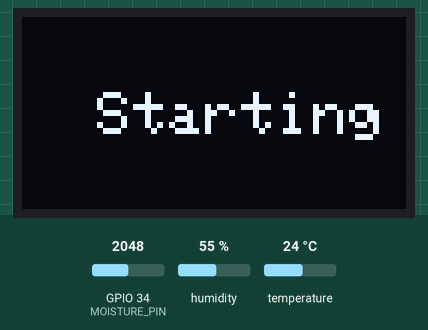
Recording of a sketch running on a simulated ESP32. Shown: 128×64 one-colour display. Inputs (shaded band) come from the test bench; at power-on: GPIO 34 (MOISTURE_PIN) = 2048, humidity 55 %, temperature 24 °C (analog values on the 0–4095 scale). WiFi joins after 1.5 s; servers stay silent unless stated; no MQTT or app messages arrive unless stated; what the sketch prints to the serial monitor is not drawn.

Above: at 0.1 s.
At 2.8 s:
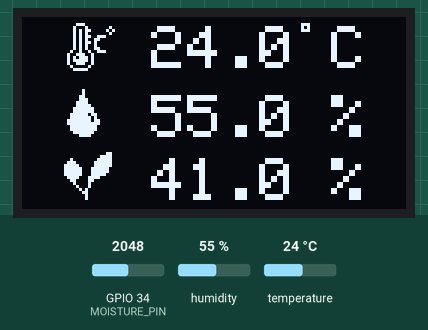

The sketch:

plantmonitor_ESP32.ino
```cpp
#include <WiFi.h>
#include <PubSubClient.h>

#include <Wire.h>
#include <Adafruit_GFX.h>
#include <Adafruit_SSD1306.h>
#include <Adafruit_AHTX0.h>

#include <math.h>

// =====================================================
// OLED
// =====================================================

#define SCREEN_WIDTH 128
#define SCREEN_HEIGHT 64
#define OLED_ADDR 0x3C

#define SDA_PIN 21
#define SCL_PIN 22

Adafruit_SSD1306 display(
  SCREEN_WIDTH,
  SCREEN_HEIGHT,
  &Wire,
  -1
);

// =====================================================
// AHT10
// =====================================================

#define AHT_ADDR 0x38

Adafruit_AHTX0 aht;

bool ahtConnected = false;

// =====================================================
// YL-69
// =====================================================

#define MOISTURE_PIN 34

// Calibration:
// 4095 = 0%
// 600  = 70%
// 200  = 100%

const int DRY_VALUE = 4095;
const int SEVENTY_PERCENT_VALUE = 600;
const int WET_VALUE = 200;

// =====================================================
// Wi-Fi
// =====================================================

const char* WIFI_SSID = "YOUR_WIFI_SSID";
const char* WIFI_PASSWORD = "YOUR_WIFI_PASSWORD";

// =====================================================
// MQTT
// =====================================================

const char* MQTT_SERVER = "87.248.155.166";
const int MQTT_PORT = 1883;

const char* MQTT_USER = "django";
const char* MQTT_PASS = "YOUR_MQTT_PASSWORD";

const char* MQTT_TOPIC = "plant/1/reading";

WiFiClient espClient;
PubSubClient mqtt(espClient);

// =====================================================
// Lopaka icons
// =====================================================

static const unsigned char PROGMEM image_paint_5_bits[] = {
  0xe0, 0xa0, 0xe0
};

static const unsigned char PROGMEM image_plant_bits[] = {
  0x00, 0x03,
  0x00, 0x0f,
  0x20, 0x1f,
  0x70, 0x3f,
  0xf8, 0x3f,
  0xfc, 0x7e,
  0xfc, 0x7e,
  0xfc, 0x7c,
  0x78, 0xf0,
  0x30, 0xc0,
  0x10, 0x80,
  0x08, 0x80,
  0x05, 0x00,
  0x03, 0x00,
  0x01, 0x00,
  0x01, 0x00
};

static const unsigned char PROGMEM image_weather_humidity_bits[] = {
  0x04, 0x00,
  0x04, 0x00,
  0x0c, 0x00,
  0x0e, 0x00,
  0x1e, 0x00,
  0x1f, 0x00,
  0x3f, 0x80,
  0x3f, 0x80,
  0x7e, 0xc0,
  0x7f, 0x40,
  0xff, 0x60,
  0xff, 0xe0,
  0x7f, 0xc0,
  0x7f, 0xc0,
  0x3f, 0x80,
  0x0f, 0x00
};

static const unsigned char PROGMEM image_weather_temperature_bits[] = {
  0x1c, 0x00,
  0x22, 0x02,
  0x2b, 0x05,
  0x2a, 0x02,
  0x2b, 0x38,
  0x2a, 0x60,
  0x2b, 0x40,
  0x2a, 0x40,
  0x2a, 0x60,
  0x49, 0x38,
  0x9c, 0x80,
  0xae, 0x80,
  0xbe, 0x80,
  0x9c, 0x80,
  0x41, 0x00,
  0x3e, 0x00
};

// =====================================================
// Moisture percentage
// =====================================================

float moisturePercent(int raw)
{
  // 4095 = 0%
  if (raw >= DRY_VALUE)
    return 0.0;

  // 200 = 100%
  if (raw <= WET_VALUE)
    return 100.0;

  // 600 to 4095 = 70% to 0%
  if (raw >= SEVENTY_PERCENT_VALUE)
  {
    return (4095.0 - raw) *
           70.0 /
           (4095.0 - 600.0);
  }

  // 200 to 600 = 100% to 70%
  return 70.0 +
         (600.0 - raw) *
         30.0 /
         (600.0 - 200.0);
}

// =====================================================
// Draw Lopaka-style screen
// =====================================================

void drawScreen(
  float temperature,
  float humidity,
  float moisture,
  bool ahtOK,
  bool moistureOK
)
{
  display.clearDisplay();

  // ---------------------------------------------------
  // Temperature icon
  // ---------------------------------------------------

  display.drawBitmap(
    15,
    2,
    image_weather_temperature_bits,
    16,
    16,
    1
  );

  // ---------------------------------------------------
  // Humidity icon
  // ---------------------------------------------------

  display.drawBitmap(
    15,
    24,
    image_weather_humidity_bits,
    11,
    16,
    1
  );

  // ---------------------------------------------------
  // Plant icon
  // ---------------------------------------------------

  display.drawBitmap(
    14,
    45,
    image_plant_bits,
    16,
    16,
    1
  );

  // ---------------------------------------------------
  // Text settings
  // ---------------------------------------------------

  display.setTextColor(SSD1306_WHITE);
  display.setTextSize(2);
  display.setTextWrap(false);

  // ---------------------------------------------------
  // Temperature
  // ---------------------------------------------------

  char temperatureText[20];

  if (ahtOK)
  {
    snprintf(
      temperatureText,
      sizeof(temperatureText),
      "%.1f C",
      temperature
    );
  }
  else
  {
    snprintf(
      temperatureText,
      sizeof(temperatureText),
      "--- C"
    );
  }

  display.setCursor(43, 3);
  display.print(temperatureText);

  // ---------------------------------------------------
  // Tiny paint/degree-style icon
  // ---------------------------------------------------

  display.drawBitmap(
    93,
    2,
    image_paint_5_bits,
    3,
    3,
    1
  );

  // ---------------------------------------------------
  // Humidity
  // ---------------------------------------------------

  char humidityText[20];

  if (ahtOK)
  {
    snprintf(
      humidityText,
      sizeof(humidityText),
      "%.1f %%",
      humidity
    );
  }
  else
  {
    snprintf(
      humidityText,
      sizeof(humidityText),
      "--- %%"
    );
  }

  display.setCursor(43, 26);
  display.print(humidityText);

  // ---------------------------------------------------
  // Soil moisture
  // ---------------------------------------------------

  char moistureText[20];

  if (moistureOK)
  {
    snprintf(
      moistureText,
      sizeof(moistureText),
      "%.1f %%",
      moisture
    );
  }
  else
  {
    snprintf(
      moistureText,
      sizeof(moistureText),
      "--- %%"
    );
  }

  display.setCursor(43, 47);
  display.print(moistureText);

  // ---------------------------------------------------
  // Show screen
  // ---------------------------------------------------

  display.display();
}

// =====================================================
// Wi-Fi connection
// =====================================================

void connectWiFi()
{
  if (WiFi.status() == WL_CONNECTED)
    return;

  Serial.print("Connecting to Wi-Fi");

  WiFi.begin(
    WIFI_SSID,
    WIFI_PASSWORD
  );

  int attempts = 0;

  while (
    WiFi.status() != WL_CONNECTED &&
    attempts < 30
  )
  {
    delay(500);

    Serial.print(".");

    attempts++;
  }

  Serial.println();

  if (WiFi.status() == WL_CONNECTED)
  {
    Serial.println("Wi-Fi connected!");

    Serial.print("ESP32 IP: ");
    Serial.println(WiFi.localIP());
  }
  else
  {
    Serial.println("Wi-Fi connection failed.");
  }
}

// =====================================================
// MQTT connection
// =====================================================

void connectMQTT()
{
  if (mqtt.connected())
    return;

  Serial.print("Connecting to MQTT...");

  String clientID =
    "ESP32-Plant-" +
    String(
      (uint32_t)ESP.getEfuseMac(),
      HEX
    );

  if (mqtt.connect(clientID.c_str(), MQTT_USER, MQTT_PASS))
  {
    Serial.println("connected!");
  }
  else
  {
    Serial.print("MQTT failed, state = ");
    Serial.println(mqtt.state());
  }
}

// =====================================================
// Setup
// =====================================================

void setup()
{
  Serial.begin(115200);

  // -----------------------------------------
  // I2C
  // -----------------------------------------

  Wire.begin(
    SDA_PIN,
    SCL_PIN
  );

  // -----------------------------------------
  // OLED
  // -----------------------------------------

  if (!display.begin(
        SSD1306_SWITCHCAPVCC,
        OLED_ADDR))
  {
    Serial.println("OLED not found!");

    while (true)
    {
      delay(1000);
    }
  }

  display.clearDisplay();
  display.setTextColor(SSD1306_WHITE);

  display.setTextSize(2);
  display.setTextWrap(false);
  display.setCursor(25, 25);
  display.print("Starting");

  display.display();

  // -----------------------------------------
  // AHT10
  // -----------------------------------------

  if (aht.begin())
  {
    ahtConnected = true;

    Serial.println("AHT10 connected!");
  }
  else
  {
    ahtConnected = false;

    Serial.println("AHT10 not connected!");
  }

  // -----------------------------------------
  // YL-69
  // -----------------------------------------

  analogReadResolution(12);

  // -----------------------------------------
  // Wi-Fi
  // -----------------------------------------

  connectWiFi();

  // -----------------------------------------
  // MQTT
  // -----------------------------------------

  mqtt.setServer(
    MQTT_SERVER,
    MQTT_PORT
  );

  connectMQTT();

  delay(1000);
}

// =====================================================
// Loop
// =====================================================

void loop()
{
  // ===================================================
  // Maintain Wi-Fi
  // ===================================================

  if (WiFi.status() != WL_CONNECTED)
  {
    connectWiFi();
  }

  // ===================================================
  // Maintain MQTT
  // ===================================================

  if (WiFi.status() == WL_CONNECTED)
  {
    if (!mqtt.connected())
    {
      connectMQTT();
    }

    mqtt.loop();
  }

  // ===================================================
  // AHT10
  // ===================================================

  float temperature = NAN;
  float humidity = NAN;

  if (ahtConnected)
  {
    sensors_event_t humidityEvent;
    sensors_event_t temperatureEvent;

    aht.getEvent(
      &humidityEvent,
      &temperatureEvent
    );

    temperature =
      temperatureEvent.temperature;

    humidity =
      humidityEvent.relative_humidity;

    if (
      isnan(temperature) ||
      isnan(humidity)
    )
    {
      ahtConnected = false;

      Serial.println(
        "AHT10 read failed!"
      );
    }
  }

  // ===================================================
  // YL-69
  // ===================================================

  int rawMoisture =
    analogRead(MOISTURE_PIN);

  bool moistureConnected =
    rawMoisture > 5;

  float moisture = 0.0;

  if (moistureConnected)
  {
    moisture =
      moisturePercent(rawMoisture);
  }

  // ===================================================
  // SERIAL MONITOR
  // ===================================================

  Serial.println();
  Serial.println("--------------------");

  if (ahtConnected)
  {
    Serial.print("Temperature: ");
    Serial.print(temperature, 1);
    Serial.println(" C");

    Serial.print("Humidity: ");
    Serial.print(humidity, 1);
    Serial.println(" %");
  }
  else
  {
    Serial.println("Temperature: ---");
    Serial.println("Humidity: ---");
  }

  if (moistureConnected)
  {
    Serial.print("Raw moisture: ");
    Serial.println(rawMoisture);

    Serial.print("Moisture: ");
    Serial.print(moisture, 1);
    Serial.println(" %");
  }
  else
  {
    Serial.println("Raw moisture: ---");
    Serial.println("Moisture: ---");
  }

  // ===================================================
  // OLED
  // ===================================================

  drawScreen(
    temperature,
    humidity,
    moisture,
    ahtConnected,
    moistureConnected
  );

  // ===================================================
  // MQTT
  // ===================================================

  if (
    mqtt.connected() &&
    ahtConnected &&
    moistureConnected
  )
  {
    char payload[200];

    snprintf(
      payload,
      sizeof(payload),
      "{\"moisture\":%.1f,\"raw_moisture\":%d,\"temperature\":%.1f,\"humidity\":%.1f}",
      moisture,
      rawMoisture,
      temperature,
      humidity
    );

    if (
      mqtt.publish(
        MQTT_TOPIC,
        payload
      )
    )
    {
      Serial.print("MQTT sent: ");
      Serial.println(payload);
    }
    else
    {
      Serial.println(
        "MQTT publish failed!"
      );
    }
  }
  else
  {
    Serial.println(
      "MQTT: not sending - sensor/broker unavailable"
    );
  }

  // ===================================================
  // Wait
  // ===================================================

  delay(60000);
}
```
